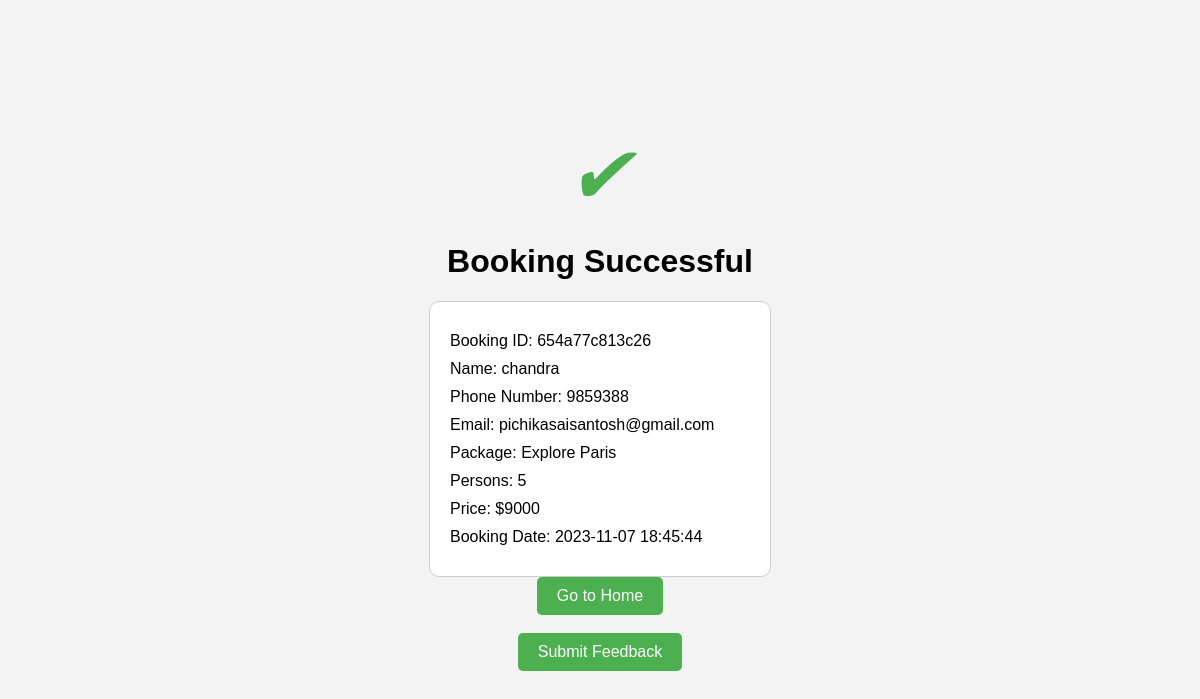
Screenshot of /success.php?bookingID=654a77c813c26 with the database file from the repository.
### tables this page shows
CREATE TABLE `bookings` (
  `booking_id` varchar(100) NOT NULL,
  `booking_date` varchar(20) NOT NULL,
  `name` varchar(30) NOT NULL,
  `num` varchar(30) NOT NULL,
  `email` varchar(100) NOT NULL,
  `package` varchar(30) NOT NULL,
  `persons` varchar(30) NOT NULL,
  `price` varchar(30) NOT NULL,
  `status` varchar(50) NOT NULL
);

### success.php (the view, shortened to what this page needs)
<!DOCTYPE html>
<html>
<head>
</head>
<body>
    <div class="success-container">
        <i class="success-icon">&#10004;</i>
        <h1>Booking Successful</h1>
        <?php
        $bookingID = $_GET['bookingID'];
        $dbHost = 'localhost';
        $dbUser = 'root';
        $dbPass = '';
        $dbName = 'trekline';
        $conn = new mysqli($dbHost, $dbUser, $dbPass, $dbName);
        $sql = "SELECT * FROM bookings WHERE booking_id = '$bookingID'";
        $result = $conn->query($sql);
        if ($result->num_rows > 0) {
            while ($row = $result->fetch_assoc()) {
                echo "<div class='invoice'>";
                echo "<p>Booking ID: " . $row['booking_id'] . "</p>";
                echo "<p>Name: " . $row['name'] . "</p>";
                echo "<p>Phone Number: " . $row['num'] . "</p>";
                echo "<p>Email: " . $row['email'] . "</p>";
                echo "<p>Package: " . $row['package'] . "</p>";
                echo "<p>Persons: " . $row['persons'] . "</p>";
                echo "<p>Price: " . $row['price'] . "</p>";
                echo "<p>Booking Date: " . $row['booking_date'] . "</p>";
                echo "</div>";
            }
        }
        ?>
        <a class="go-home-btn" href="index.php">Go to Home</a><br>
        <a class="go-home-btn" href="submit_feedback.php">Submit Feedback</a>
    </div>
</body>
</html>

### success.php (style rules this page uses)
body { font-family: Arial, sans-serif; text-align: center; margin: 0; padding: 0; background-color: #f3f3f3; }
.success-container { display: flex; flex-direction: column; align-items: center; justify-content: center; height: 100vh; }
.success-icon { color: #4CAF50; font-size: 80px; }
.invoice { border: 1px solid #ccc; border-radius: 10px; padding: 20px; width: 300px; text-align: left; background-color: #fff; }
.invoice p { margin: 10px 0; }
.go-home-btn { display: inline-block; background-color: #4CAF50; color: #fff; padding: 10px 20px; border: none; border-radius: 5px; text-decoration: none; }

### rows the page displays
bookings: booking_id "654a77c813c26", name "chandra", num "9859388", email "pichikasaisantosh@gmail.com", package "Explore Paris", persons "5", price "$9000", booking_date "2023-11-07 18:45:44"
